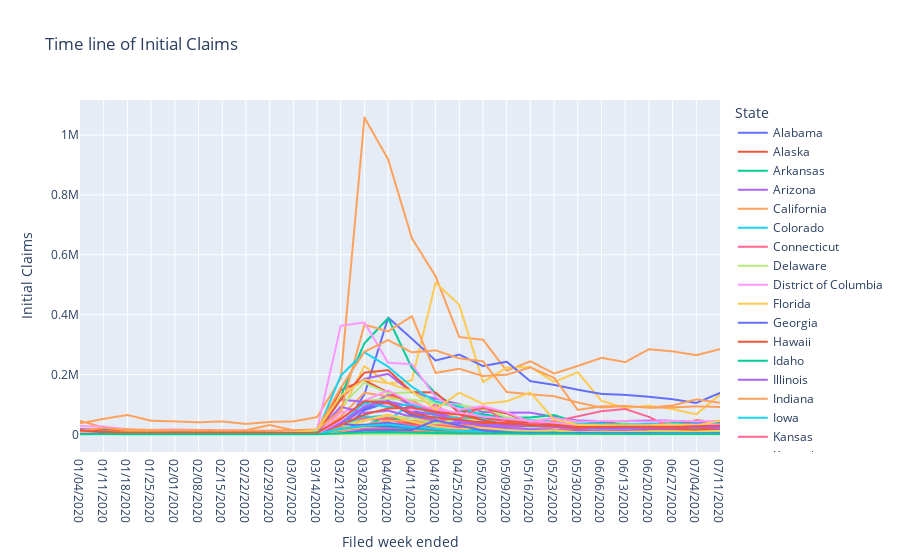

Notebook code cell kept with this figure:
### Code cell
px.line(df,x='Filed week ended',y='Initial Claims',hover_data=['State'],title='Time line of Initial Claims',color='State')
